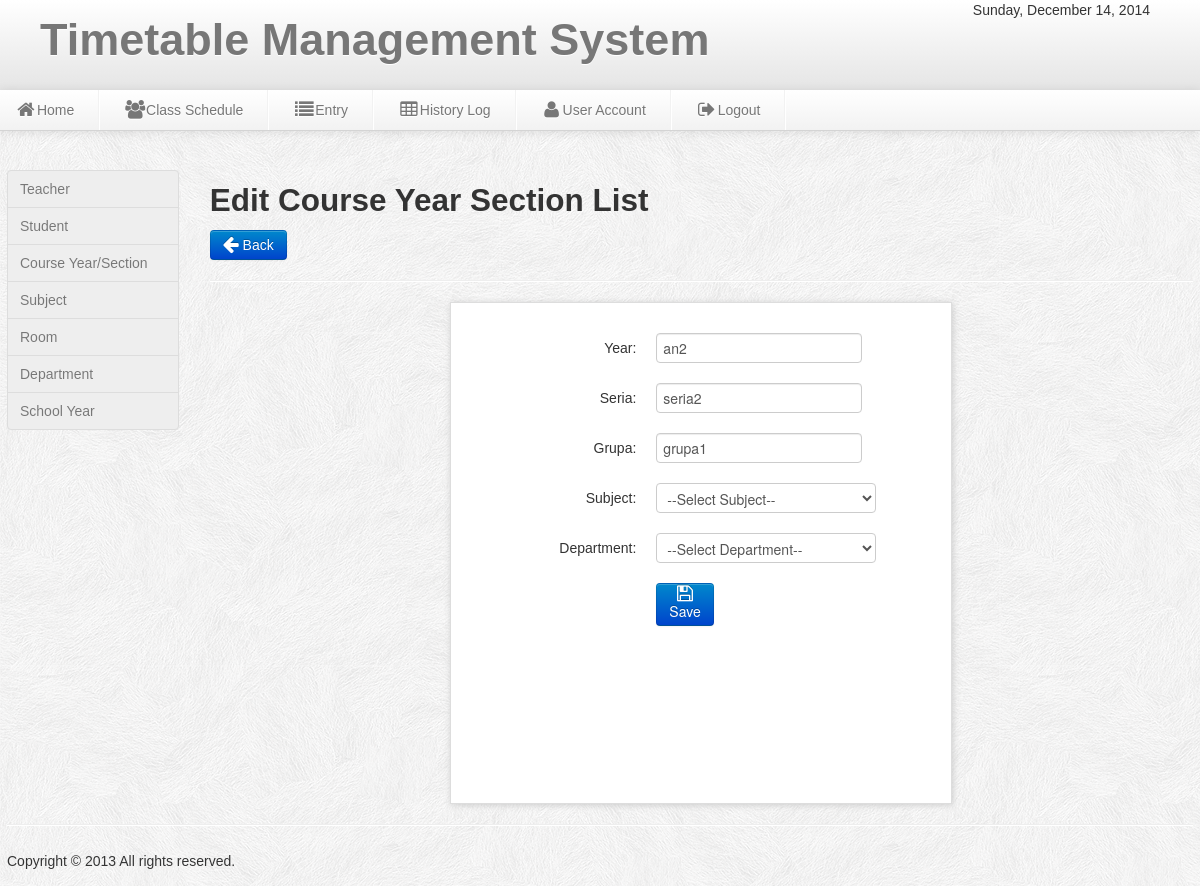
Screenshot of /admin/update_course.php?id=51 with the database file from the repository.
### tables this page shows
CREATE TABLE IF NOT EXISTS `course` (
`course_id` int(11) NOT NULL,
  `year` varchar(50) NOT NULL,
  `serie` varchar(50) NOT NULL,
  `grupa` varchar(50) NOT NULL,
  `Department` varchar(100) NOT NULL,
  `subject` varchar(100) NOT NULL
);

### admin/update_course.php (the view, shortened to what this page needs)
<?php include('header.php');include('dbcon.php');
$get_id=$_GET['id'];
 ?>
<body>
<?php include('nav-top1.php'); ?>
<div class="wrapper">
<div class="row-fluid">
<div class="span2">
<?php include('left_nav.php'); ?>
</div>
<div class="span10">
<h2>Edit Course Year Section List</h2>
	<a class="btn btn-primary"  href="course.php">  <i class=" icon-arrow-left icon-large"></i>&nbsp;Back</a>
	<hr>
	<?php
	$result=mysql_query("select * from course where course_id='$get_id'")or die (mysql_query());
	$row=mysql_fetch_array($result);
	?>
	<form id="save_voter" class="form-horizontal" method="POST" action="save_update_course.php">
    <fieldset>
	<div class="add_subject">
	<ul class="thumbnails_new_voter">
    <li class="span3">
    <div class="thumbnail_new_voter">
	<div class="control-group">
    <label class="control-label" for="input01">Year:</label>
    <div class="controls">
    <input type="text" name="Year" class="Year" value="<?php echo $row['year'];?>" id="span900">
    </div>
    </div>
    <div class="control-group">
    <label class="control-label" for="input01">Seria:</label>
    <div class="controls">
    <input type="text" name="Serie" class="Serie" value="<?php echo $row['serie'];?>" id="span900">
    </div>
    </div>
    <div class="control-group">
    <label class="control-label" for="input01">Grupa:</label>
    <div class="controls">
    <input type="text" name="Grup" class="Grup" value="<?php echo $row['grupa'];?>" id="span900">
    </div>
    </div>
	<div class="control-group">
    <label class="control-label" for="input01">Subject:</label>
    <div class="controls">
   <select name="Subject" class="subject" id="span9000">
   <option>--Select Subject--</option>
	</select>
    </div>
    </div>
	<div class="control-group">
    <label class="control-label" for="input01">Department:</label>
    <div class="controls">
   <select name="Department" class="Department" id="span9000">
   <option>--Select Department--</option>
	</select>
    </div>
    </div>
	<div class="control-group">
	<div class="control-group">
    <div class="controls">
	<button id="save_voter" class="btn btn-primary" name="save"><i class="icon-save icon-large"></i>Save</button>
    </div>
    </div>
    </fieldset>
    </form>
</div>
	</div>
<?php include('footer.php');?>
</div>
</body>

### admin/css/style.css (style rules this page uses)
* { margin:0; padding:0; }
body { font-family:"Trebuchet MS", "Myriad Pro", Arial, sans-serif; font-size:14px; background:#f4f4f4 url(../img/subtle_white_feathers.png) repeat top left; color:#333; text-shadow:0px 0px 0px #fff;; }
a { color:#777; }
.wrapper { width:1186px; margin: auto; margin-top:170px; min-height:550px; }
.form-horizontal { background:#fff; border:1px solid #ddd; margin:0 auto; height:500px; width:500px; font-size:16px; -moz-box-shadow:1px 1px 7px #ccc; -webkit-box-shadow:1px 1px 7px #ccc; box-shadow:1px 1px 7px #ccc; }

### rows the page displays
course: Year "an2", Serie "seria2", Grup "grupa1"
